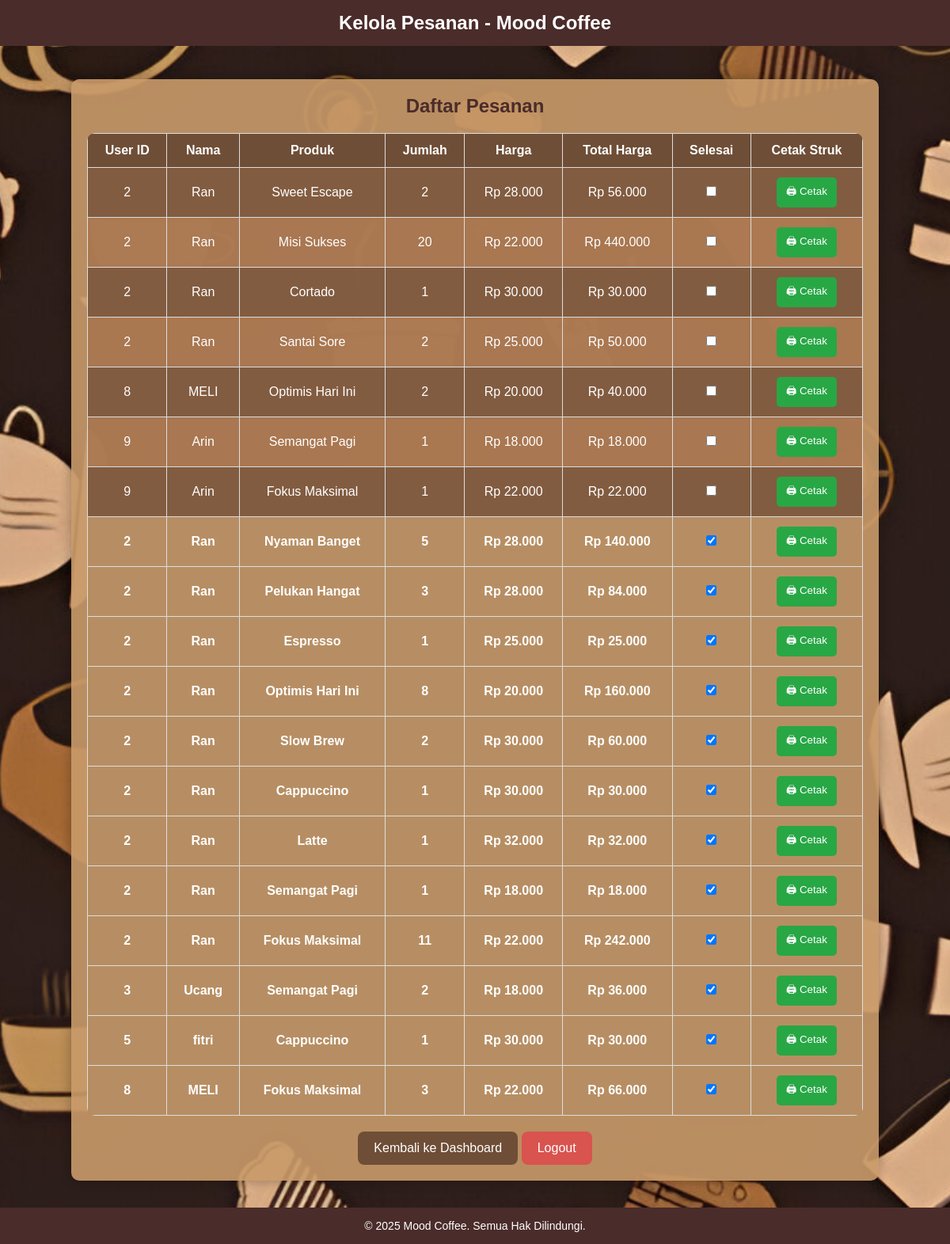
The app's page /kelola-pesanan.php with its own data.
### tables this page shows
CREATE TABLE `orders` (
  `id` int(11) NOT NULL,
  `user_id` int(11) DEFAULT NULL,
  `product_id` int(11) DEFAULT NULL,
  `quantity` int(11) DEFAULT NULL,
  `status` enum('Pending','Paid','Shipped','Delivered') DEFAULT 'Pending',
  `temperature` enum('Hot','Cold') DEFAULT 'Hot',
  `is_checked` tinyint(1) DEFAULT 0,
  `is_delivered` tinyint(1) DEFAULT 0
);

CREATE TABLE `users` (
  `id` int(11) NOT NULL,
  `name` varchar(100) DEFAULT NULL,
  `email` varchar(100) DEFAULT NULL,
  `password` varchar(255) DEFAULT NULL
);

CREATE TABLE `products` (
  `id` int(11) NOT NULL,
  `name` varchar(100) DEFAULT NULL,
  `price` decimal(10,2) DEFAULT NULL,
  `image` varchar(255) DEFAULT NULL
);

### kelola-pesanan.php (the view, shortened to what this page needs)
<?php
include 'db.php';
$query = "SELECT orders.id, orders.user_id, users.name AS user_name, orders.product_id,
       products.name AS product_name, SUM(orders.quantity) AS total_quantity,
       products.price, (SUM(orders.quantity) * products.price) AS total_price,
       MIN(orders.is_checked) AS is_checked
        FROM orders
        JOIN users ON orders.user_id = users.id
        JOIN products ON orders.product_id = products.id
        GROUP BY orders.user_id, orders.product_id
        ORDER BY MIN(orders.is_checked) ASC, orders.user_id ASC";
$result = $conn->query($query);
?>
<!DOCTYPE html>
<html lang="id">
<head>
</head>
<body>
<div class="header">Kelola Pesanan - Mood Coffee</div>
<div class="container">
    <h2>Daftar Pesanan</h2>
    <table>
        <tr>
            <th>User ID</th>
            <th>Nama</th>
            <th>Produk</th>
            <th>Jumlah</th>
            <th>Harga</th>
            <th>Total Harga</th>
            <th>Selesai</th>
            <th>Cetak Struk</th>
        </tr>
        <?php while ($row = $result->fetch_assoc()): ?>
            <tr class="<?= $row['is_checked'] ? 'checked' : '' ?>">
                <td><?= $row['user_id'] ?></td>
                <td><?= htmlspecialchars($row['user_name']) ?></td>
                <td><?= htmlspecialchars($row['product_name']) ?></td>
                <td><?= $row['total_quantity'] ?></td>
                <td>Rp <?= number_format($row['price'], 0, ',', '.') ?></td>
                <td>Rp <?= number_format($row['total_price'], 0, ',', '.') ?></td>
                <td>
                    <input type="checkbox" class="check-order"
                        data-user="<?= $row['user_id'] ?>"
                        data-product="<?= $row['product_id'] ?>"
                        <?= $row['is_checked'] ? 'checked' : '' ?>>
                </td>
                <td>
                    <button class="print-button"
                        onclick="printReceipt(<?= $row['user_id'] ?>,
                                              '<?= htmlspecialchars($row['user_name']) ?>',
                                              '<?= htmlspecialchars($row['product_name']) ?>',
                                              <?= $row['total_quantity'] ?>,
                                              <?= $row['total_price'] ?>)">
                        🖨 Cetak
                    </button>
                </td>
            </tr>
        <?php endwhile; ?>
    </table>
    <a href="admin-dashboard.php" class="button">Kembali ke Dashboard</a>
    <a href="logout.php" class="button logout-button">Logout</a>
</div>
<div class="footer">© 2025 Mood Coffee. Semua Hak Dilindungi.</div>
</body>
</html>

### kelola-pesanan.php (style rules this page uses)
* { margin: 0; padding: 0; box-sizing: border-box; }
body { font-family: Arial, sans-serif; background: url('img/bg3.jpg') no-repeat center center/cover; color: white; text-align: center; }
.header, .footer { background: #4a2c2a; color: white; width: 100%; text-align: center; padding: 15px 0; font-size: 24px; font-weight: bold; position: fixed; left: 0; z-index: 1000; }
.header { top: 0; }
.footer { bottom: 0; font-size: 14px; font-weight: normal; }
.container { margin: 100px auto 80px auto; width: 85%; padding: 20px; background: rgba(201, 155, 106, 0.9); border-radius: 10px; box-shadow: 0 0 15px rgba(0, 0, 0, 0.3); text-align: center; }
h2 { margin-bottom: 20px; color: #4a2c2a; }
table { width: 100%; border-collapse: collapse; background: rgba(165, 114, 77, 0.8); border-radius: 10px; overflow: hidden; }
th, td { padding: 12px; border: 1px solid #ddd; text-align: center; color: white; }
th { background: #6f4e37; }
tr:nth-child(even) { background: rgba(120, 85, 60, 0.8); }
.checked { background-color: #b78e63 !important; color: #fff !important; font-weight: bold; }
.button { display: inline-block; margin-top: 20px; padding: 12px 20px; background: #6f4e37; color: white; text-decoration: none; border-radius: 8px; font-size: 16px; transition: 0.3s; }
.logout-button { background: #d9534f; }
.print-button { background: #28a745; color: white; border: none; padding: 8px 12px; cursor: pointer; border-radius: 5px; }

### records on screen
orders: user "2", user.name "Ran", product.name "Sweet Escape", total_quantity "2", product.price "28.000", total_price "56.000"
orders: user "2", user.name "Ran", product.name "Misi Sukses", total_quantity "20", product.price "22.000", total_price "440.000"
orders: user "2", user.name "Ran", product.name "Cortado", total_quantity "1", product.price "30.000", total_price "30.000"
orders: user "2", user.name "Ran", product.name "Santai Sore", total_quantity "2", product.price "25.000", total_price "50.000"
orders: user "8", user.name "MELI", product.name "Optimis Hari Ini", total_quantity "2", product.price "20.000", total_price "40.000"
orders: user "9", user.name "Arin", product.name "Semangat Pagi", total_quantity "1", product.price "18.000", total_price "18.000"
orders: user "9", user.name "Arin", product.name "Fokus Maksimal", total_quantity "1", product.price "22.000", total_price "22.000"
orders: user "2", user.name "Ran", product.name "Nyaman Banget", total_quantity "5", product.price "28.000", total_price "140.000"
orders: user "2", user.name "Ran", product.name "Pelukan Hangat", total_quantity "3", product.price "28.000", total_price "84.000"
orders: user "2", user.name "Ran", product.name "Espresso", total_quantity "1", product.price "25.000", total_price "25.000"
orders: user "2", user.name "Ran", product.name "Optimis Hari Ini", total_quantity "8", product.price "20.000", total_price "160.000"
orders: user "2", user.name "Ran", product.name "Slow Brew", total_quantity "2", product.price "30.000", total_price "60.000"
orders: user "2", user.name "Ran", product.name "Cappuccino", total_quantity "1", product.price "30.000", total_price "30.000"
orders: user "2", user.name "Ran", product.name "Latte", total_quantity "1", product.price "32.000", total_price "32.000"
orders: user "2", user.name "Ran", product.name "Semangat Pagi", total_quantity "1", product.price "18.000", total_price "18.000"
orders: user "2", user.name "Ran", product.name "Fokus Maksimal", total_quantity "11", product.price "22.000", total_price "242.000"
orders: user "3", user.name "Ucang", product.name "Semangat Pagi", total_quantity "2", product.price "18.000", total_price "36.000"
orders: user "5", user.name "fitri", product.name "Cappuccino", total_quantity "1", product.price "30.000", total_price "30.000"
orders: user "8", user.name "MELI", product.name "Fokus Maksimal", total_quantity "3", product.price "22.000", total_price "66.000"
